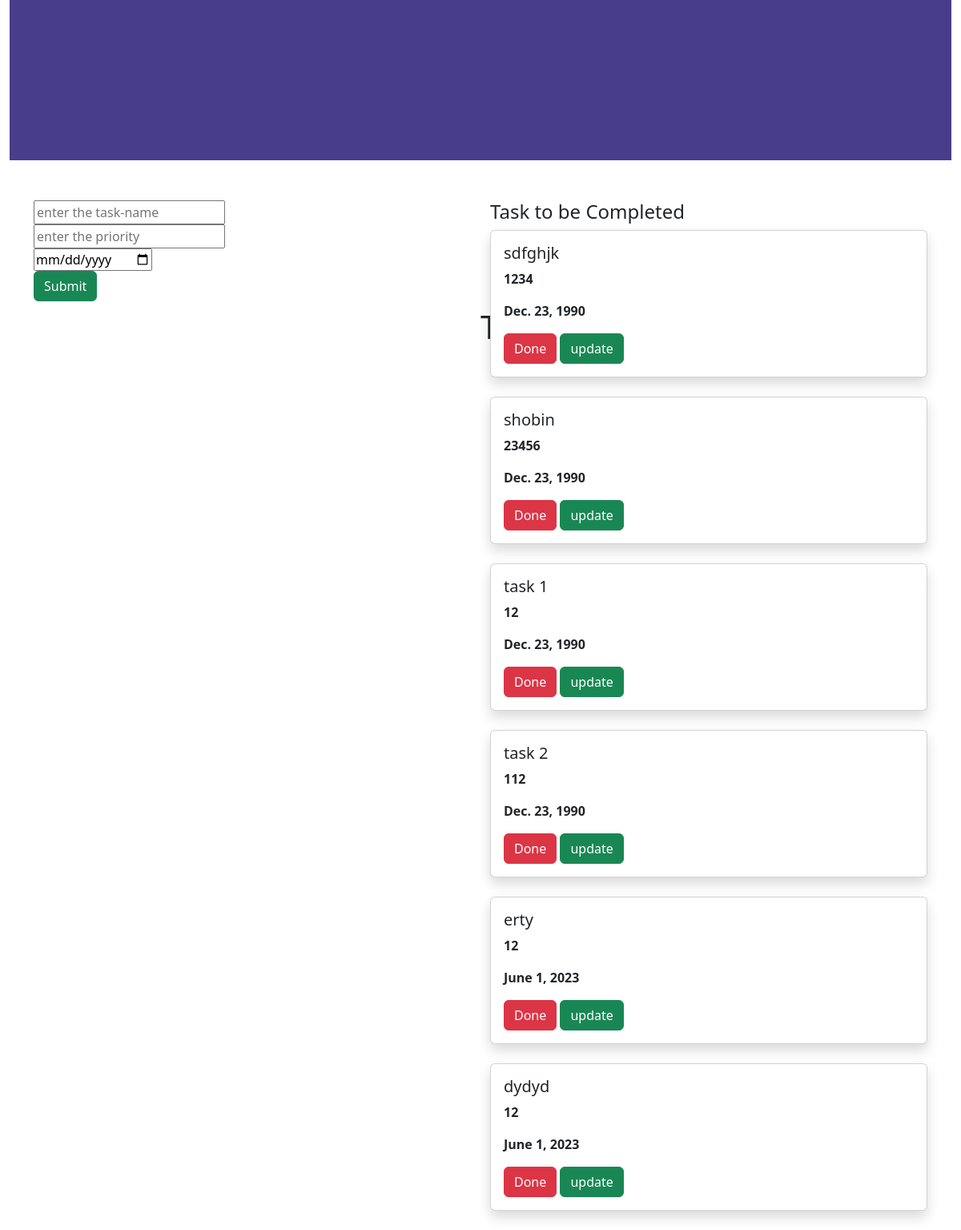
The page / on the database its author committed.
### todoapp/models.py (models this page shows, shortened)
class Task(models.Model):
     name=models.CharField(max_length = 250)
     priority=models.IntegerField()
     date=models.DateField()

### todoapp/views.py (the view)
# urls.py: path('',views.add,name='add'),
def add(request):
    task1 = Task.objects.all()
    if request.method == "POST":
        name = request.POST.get('task', '')
        priority = request.POST.get('priority','')
        date = request.POST.get ( 'date', '' )
        task=Task(name=name, priority=priority,date=date)
        task.save()
    return render(request, 'home.html',{'task1':task1})

### template/home.html (shortened to what this page needs)
{% extends 'base.html' %}
{% block content %}
<div class ="container-fluid">
    <div class="row">
        <div class="col-md-12">
            <div class="banner">
                <div class="banner-text">
                    <h1>TODO</h1>
                </div>
            </div>
        </div>
    </div>
</div>
<div class="container" >
    <div class="row">
        <div class="col-md-6">
            <form method="POST" class="p-3-shadow">
                <div class="form-group">
                     <input type="text" class="form-group" name="task" placeholder="enter the task-name"><br>
                </div>
                <div class ="form-group">
                   <input type="text" class="form-group" name="priority" placeholder="enter the priority"><br>
                </div>
                <div class ="form-group">
                   <input type="date" class="form-group" name="date" placeholder="enter the date"><br>
                </div>
                   <input type="submit" class="btn btn-success">
            </form>
        </div>
        <div class="col-md-6">
            <h4>Task to be Completed</h4>
            {% for i in task1 %}
            <div class="shadow card">
                <div class ="card-body">
                    <h5 class="card-title">  {{i.name}}</h5>
                     <p><b>{{i.priority}}</b></p>
                     <p><b>{{i.date}}</b></p>
                    <a class="btn btn-danger" href="{% url 'delete' i.id %}">Done</a>
                    <a class="btn btn-success" href="{% url 'updates' i.id %}">update</a>
                </div>
            </div>
            <br>
               {% endfor %}
        </div>
    </div>
</div>
{% endblock %}

### template/base.html (shortened to what this page needs)
{% load static %}
<!DOCTYPE html>
<html lang="en">
<head>
<link rel="stylesheet" href="https://cdn.jsdelivr.net/npm/bootstrap@5.2.3/dist/css/bootstrap.min.css">
<link rel="stylesheet" href="{% static 'style.css' %}">
</head>
<body>
{% block content %}
{% endblock %}
</body>
</html>

### static/style.css (style rules this page uses)
.banner { background-color:darkslateblue; width:100%; height:200px; margin-bottom:50px; }
.banner-text { top:25%; left:50%; position:absolute; transform:transform; }

### rows shown on the page
Task: name "sdfghjk", priority "1234", date "Dec. 23, 1990"
Task: name "shobin", priority "23456", date "Dec. 23, 1990"
Task: name "task 1", priority "12", date "Dec. 23, 1990"
Task: name "task 2", priority "112", date "Dec. 23, 1990"
Task: name "erty", priority "12", date "June 1, 2023"
Task: name "dydyd", priority "12", date "June 1, 2023"
